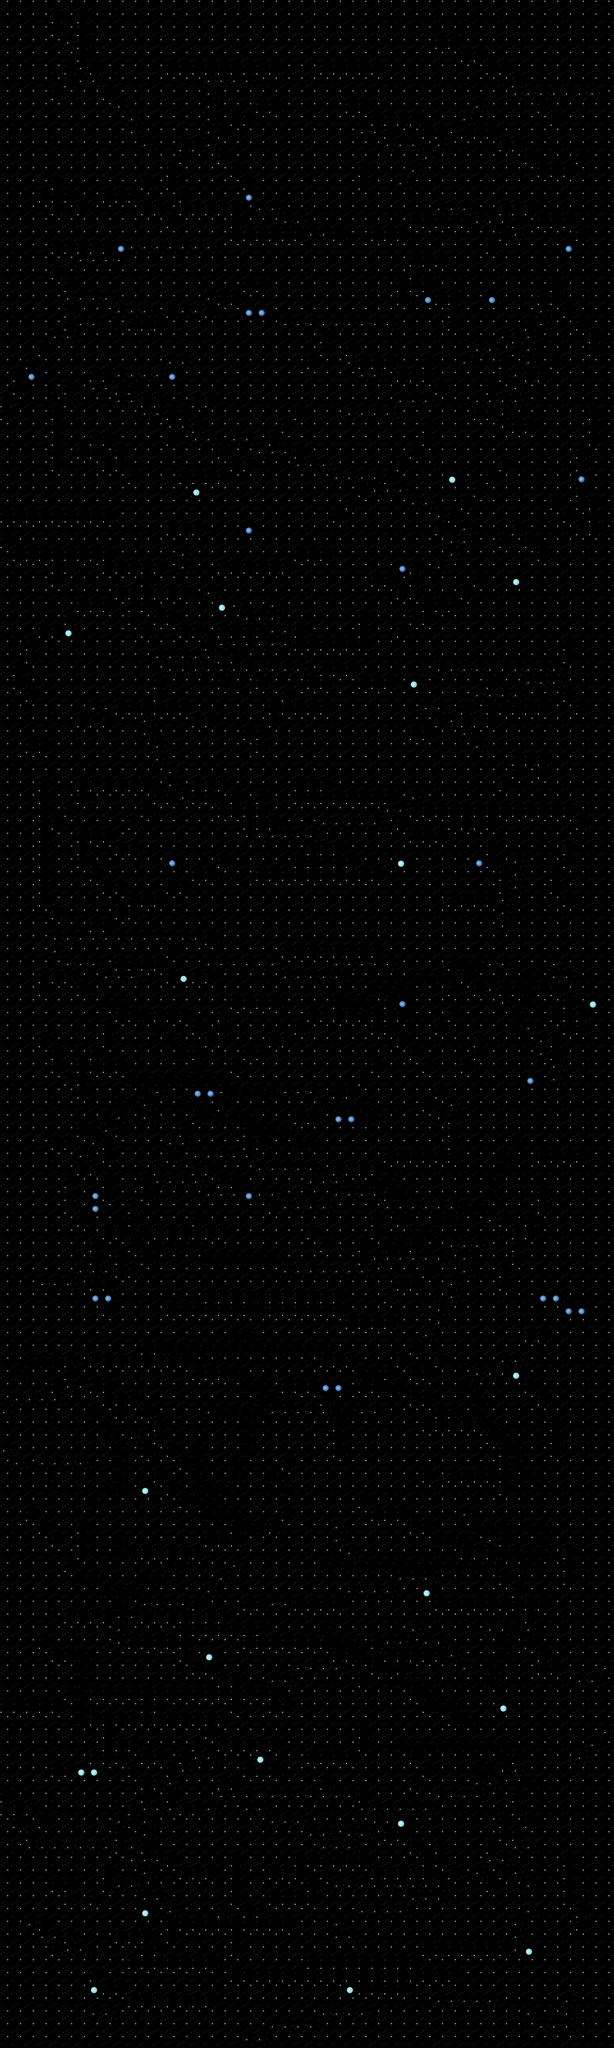

The image is a tile-based game level rendered from a .tmx file. Its description and source (layers, tilesets, objects; grid data summarised) follow:
An orthogonal 48x160 tile map with 64x64 px tiles, 1 tile layer (Tile Layer 1).

<map version="1.0" orientation="orthogonal" width="48" height="160" tilewidth="64" tileheight="64">
 <tileset firstgid="1" name="SpaceTextureAtlas_default" tilewidth="64" tileheight="64" spacing="1" margin="1">
  <image source="SpaceTextureAtlas_default.png" width="1024" height="1024" />
 </tileset>
 <layer name="Tile Layer 1" width="48" height="160">
  <data>[7680 cells, 7680 non-empty, 6 distinct tile ids]</data>
 </layer>
</map>
